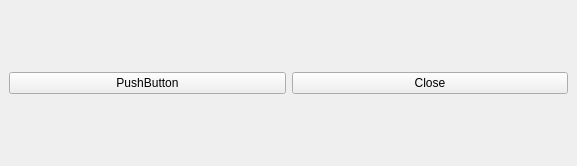
<?xml version="1.0" encoding="UTF-8"?>
<ui version="4.0">
 <class>MainWindow</class>
 <widget class="QMainWindow" name="MainWindow">
  <property name="geometry">
   <rect>
    <x>0</x>
    <y>0</y>
    <width>577</width>
    <height>166</height>
   </rect>
  </property>
  <property name="windowTitle">
   <string>MainWindow</string>
  </property>
  <widget class="QWidget" name="centralwidget">
   <layout class="QGridLayout" name="gridLayout">
    <item row="0" column="0">
     <widget class="QPushButton" name="pushButton">
      <property name="text">
       <string>PushButton</string>
      </property>
     </widget>
    </item>
    <item row="0" column="1">
     <widget class="QPushButton" name="btn_closeWindow">
      <property name="text">
       <string>Close</string>
      </property>
     </widget>
    </item>
   </layout>
  </widget>
 </widget>
 <resources/>
 <connections/>
</ui>
